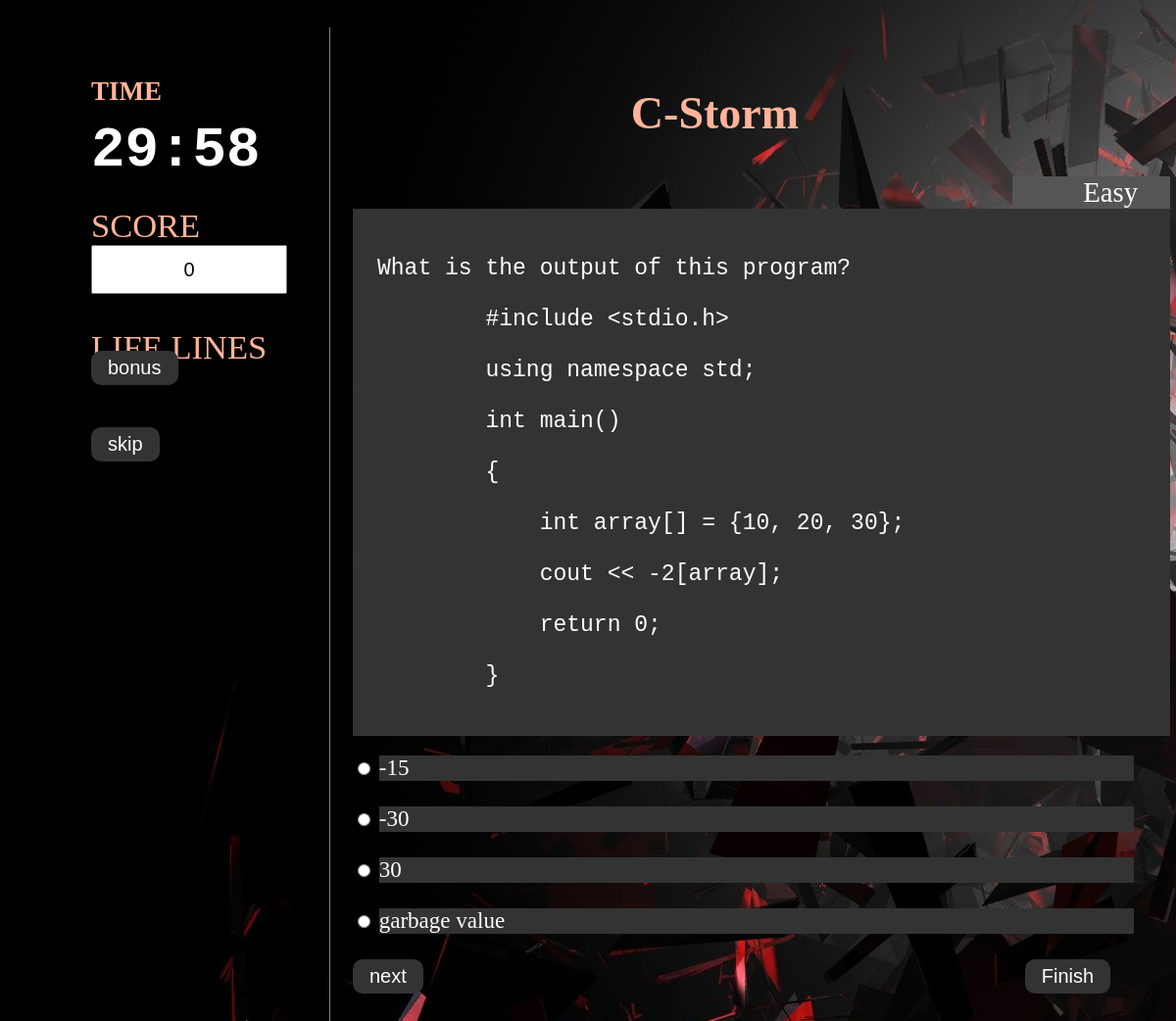
The page /comp/question/84/ on the database its author committed.
### comp/models.py (models this page shows, shortened)
class Questions(models.Model):
    question = models.TextField(max_length=2000)
    option1 = models.CharField(max_length=300)
    option2 = models.CharField(max_length=300)
    option3 = models.CharField(max_length=300)
    option4 = models.CharField(max_length=300)
    answer = models.CharField(max_length=300)
    explanation = models.TextField(max_length=3000)
    def get_options(self):
        return [self.option1, self.option2, self.option3, self.option4]

### comp/views.py (the view)
# urls.py: url(r'^question/(?P<user_id>[0-9]+)/$', views.generate, name='generate'),
def generate(request, user_id):
    all_user = list(User.objects.all().order_by('total_score'))
    all_user.reverse()
    easy = [x+1 for x in range(86)]
    random.shuffle(easy)
    medium = [x+86 for x in range(44)]
    random.shuffle(medium)
    hard = [x + 130 for x in range(24)]
    random.shuffle(hard)
    print(easy)
    print(medium)
    print(hard)
    print(easy[0])
    current_user = User.objects.get(pk=user_id)
    current_user.question_array_easy = json.dumps(easy)
    current_user.question_array_medium = json.dumps(medium)
    current_user.question_array_hard = json.dumps(hard)
    current_user.count_easy=0
    current_user.count_hard=0
    current_user.count_medium=0
    current_user.total_score=0
    current_user.correct_answered = 3
    current_user.level=1
    current_user.user_bonus_clicked = False
    current_user.user_bonus_activated=True
    current_user.end_time= time.time()+(30*60)
    current_user.save()
    level="Easy"
    return render(request, 'comp/question.html', {'question': Questions.objects.get(pk=easy[0]),'user_id': user_id,'score':current_user.total_score,'enabled_skip':True , 'enabled_bonus':True, 'remaining_time' : '1800','level':level
                                                     }
                  )

### comp/templates/comp/question.html (shortened to what this page needs)
﻿﻿<html>
<form  action = "{% url 'questions:next' user_id  %}" method = "post" style="color: white"  >
<head>
    {% load static %}
<link rel="stylesheet" type="text/css" href="{% static 'comp/style.css' %}" />
</head>
<body >
<div class="container" style="padding:2px;">
<nav>
  <ul>
<p style="font-size=200%; color: #ffb499"><b>TIME</b></p>
<label type="label" style= "background-color:black;color:white;font-family:courier;font-size:250%;margin-top:-15px;margin-bottom:50px" border="0"><b>
      <span id="time1" ></span></b>
      </label>
<form  style="color:white;margin-left:-5px";>
    <label style="margin-top:-25px;color:#ffb499;font-size:150%;"for="readonly;"> SCORE  </label><br>
<input name="readonly" type="text" value="{{score}}" readonly>
</form>
<p style="font-size:150%;color:#ffb499">LIFE LINES</p>
      {% if enabled_bonus%}
<input type="submit"
	style=
	"transition: .5s ease;
	margin-top:-50px;"
value="bonus" name="bonus"
/>
      {%endif%}
<br><br>
      {% if enabled_skip %}
<input type="submit"style=
	"transition: .5s ease;
	margin-top:-25px;"
value="skip" name="skip"
/>
      {% else %}
        <input type="submit"style=
	"transition: .5s ease;
	margin-top:-25px;"
value="skip" name="skip" hidden
        />
      {%endif%}
  </ul>
</nav>
<article>
<h1>C-Storm </h1>
<label id="label1">{{level}}</label>
<div style="background-color:#333333; margin-bottom:20px;">
    <pre>{{question.question}}</pre>
</div>
    {% for option in question.get_options %}
        <input type="radio" id="option{{ forloop.counter }}" name="option" value="{{option}}"/>
        <label for="option{{ forloop.counter }}" class="control-label col-md-3 col-sm-3 col-xs-12"style= "background-color:#333333;width:95%;">
            {{option}}
        </label><br><br>
    {% endfor %}
<input type="submit"style= "position :relative;
	transition: .5s ease;"
value="next" name="next"/>
<input type="submit"style= "position :relative;
	transition: .5s ease;
	left:75%;"
	value="Finish" name="finish_test"/>
</article>
</div>
</body>
</form>
</html>

### comp/static/comp/style.css (style rules this page uses)
body { background-image: url("images/new5.jpg"); }

### comp/templates/comp/question.html (style rules this page uses)
h1 { color: #ffb499; font-family: "andalemono"; margin-left:35%; font-size:200%; }
div.container { width: 100%; background-color:transparent; }
input[type="submit"] { width="50"; height="0.5"; padding: 6px 17px; font-size: 20px; text-align: center; cursor: pointer; outline: none; color: #fff; background-color: #333333; border: none; border-radius: 10px; }
#label1 { font-size:125%; margin-left:83%; text-align:center; background-color:#555555; }
p { text-align:left; color: black; font-size:27px; }
form { text-align:left; color: black; font-size:23px; margin-left:20px; }
nav { float: left; max-width: 260px; margin: 0; padding: 1em; }
article { margin-left: 10px; border-left: 1px solid gray; padding: 1em; overflow: hidden; background-color: transparent; }
div { background-color: white; width: 1800px; border: 10px black; padding: 25px; }
label { display: inline-block; width: 200px; }
input[type="text"] { font-size:20px; text-align:center; height:50px; width:200px; }

### rows shown on the page
Questions: question "What is the output of this program? #include <stdio.h> using namespace std; int main() { int array[] = {10, 20, 30}; cout << -2[array]; return 0; }", get_options "-15" "-30" "30" "garbage value"

### other values the page prints
{{ level }} "Easy"
